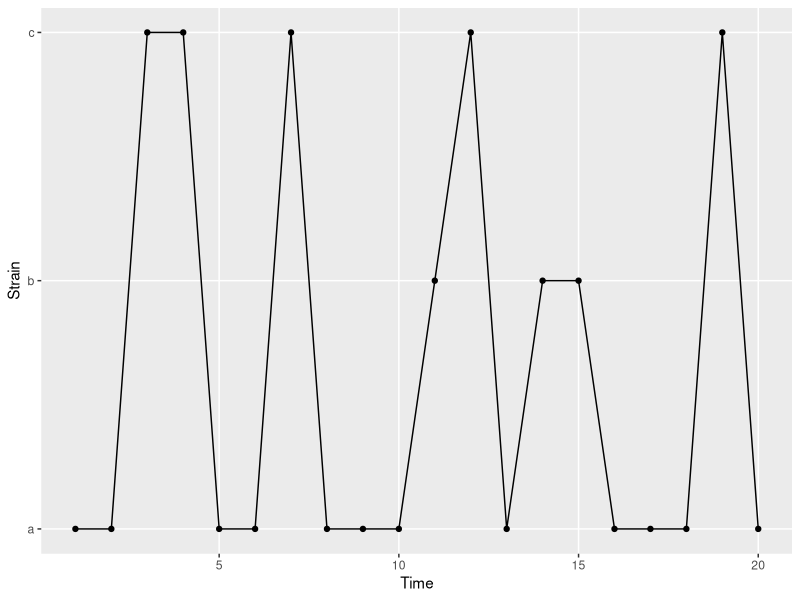
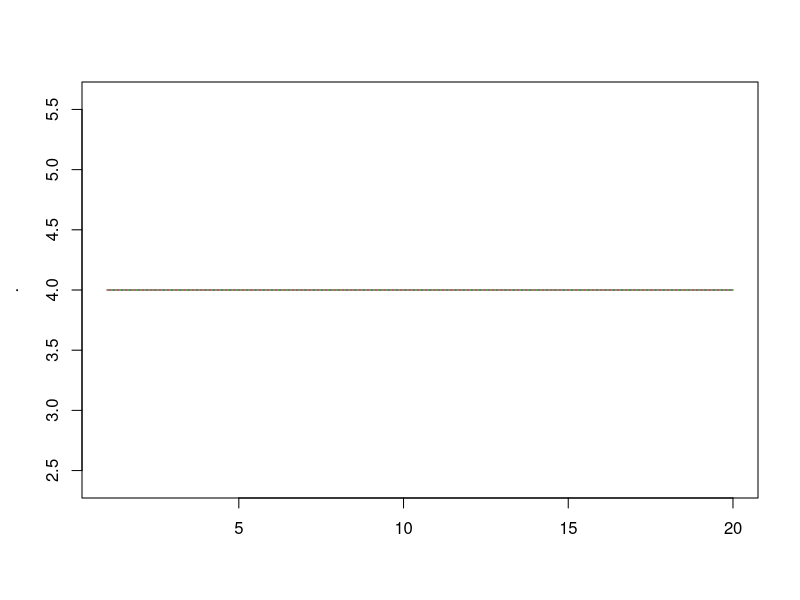
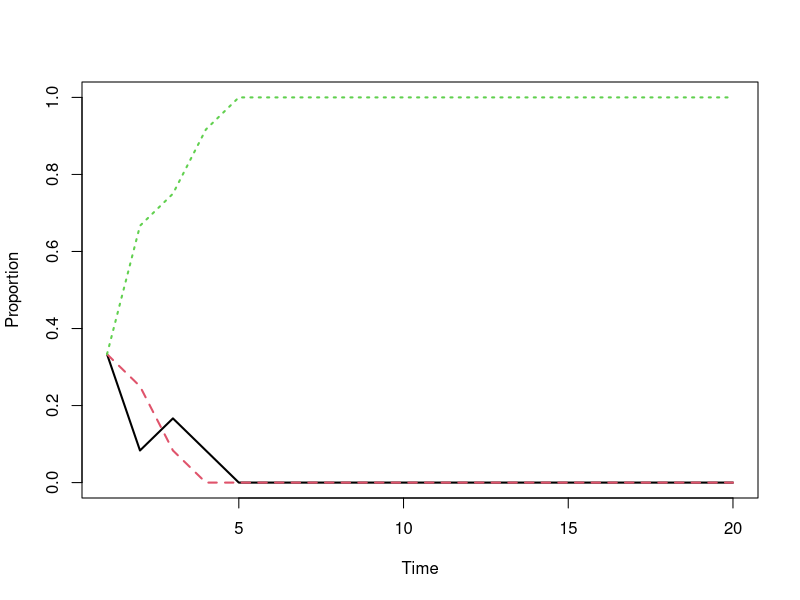

Reproduce these figures in R, in order.
## ---- chunk 1
library(ggplot2)
library(testthat)
knitr::opts_chunk$set(cache = FALSE, fig.width = 7, fig.height = 4, 
                      out.extra = '', out.width = "0.6\\textwidth",
                      fig.align='center')
## ---- chunk 2
set.seed(01011885)
## ---- chunk 3
N <- 12 # infected individuals
t <- 20 # study length
# create the matrix to store the simulation data
I <- matrix(data = NA, nrow = t, ncol = N)

# Initialise the population at t = 1 with a fixed configuration
I[1,] <- rep(x = c("a", "b", "c"), length.out = N)

# At each time step, everyone is re-infected 
#   by someone from the previous time step.
for(t in seq(2, t)){
  I[t,] <- sample(x = I[t-1,], size = N)
}
## ---- chunk 4
library(ggplot2)
d1 <- data.frame(time = seq(t), strain = (I[, 1]), stringsAsFactors = TRUE)
ggplot(d1, aes(time, as.numeric(strain))) +
  geom_path() +
  geom_point() +
  scale_y_continuous(breaks = seq(3), labels = c('a', 'b', 'c')) +
  labs(y = 'Strain', x = 'Time') +
  theme(panel.grid.minor = element_blank())
## ---- chunk 5
apply(I, 1, function(x) table(factor(x, levels = c("a", "b", "c")))) %>% t %>% matplot(type = 'l')
## ---- chunk 6
N <- 12
t <- 20

I <- matrix(data = NA, nrow = t, ncol = N)

I[1,] <- rep(x = c("a", "b", "c"), length.out = N)

for(t in seq(2, t)){
  I[t,] <- sample(x = I[t-1,], size = N, replace = TRUE)
}
## ---- chunk 7
(apply(I, 1, function(x) table(factor(x, levels = c("a", "b", "c")))) / N) %>% 
  t %>% 
  matplot(type = 'l', xlab = 'Time', ylab = 'Proportion', lwd = 2)
## ---- chunk 8
initialisePop <- function(t, N, strains = 3){
  I <- matrix(data = NA, nrow = t, ncol = N)
  I[1,] <- rep(x = letters[1:strains], length.out = N)
  return(I)
}

updatePop <- function(x, t, N){
  x[t,] <- sample(x = x[t-1,], size = N, replace = TRUE)
  return(x)
}
## ---- chunk 9
pop1 <- initialisePop(t = 2, N = 3, strain = 2) 
expect_equal(pop1[1,], c("a", "b", "a"))

pop2 <- initialisePop(t = 2, N = 3, strain = 3) 
expect_equal(pop2[1,], c("a", "b", "c"))

pop3 <- initialisePop(t = 2, N = 4, strain = 2) 
expect_equal(pop3[1,], c("a", "b", "a", "b"))
## ---- chunk 10
pop1 <- initialisePop(t = 2, N = 3, strain = 3) 
expect_equal(dim(pop1), c(2, 3))

pop2 <- initialisePop(t = 6, N = 3, strain = 3) 
expect_equal(dim(pop2), c(6, 3))

pop3 <- initialisePop(t = 2, N = 20, strain = 3) 
expect_equal(dim(pop3), c(2, 20))

pop4 <- initialisePop(t = 2, N = 10, strain = 5) 
expect_equal(length(unique(pop4[1,])), 5)
## ---- chunk 11
pop1 <- initialisePop(t = 20, N = 12) 
# expect all except the first row are NAs
expect_true(all(is.na(pop1[-1,]))) 
# expect all 3 strains at t = 1
expect_true(all(c("a", "b", "c") %in% pop1[1,])) 

pop2 <- updatePop(pop1, t = 2, N = 12)
# after update expect 1st & 2nd row not to have NAs
expect_true(all(!is.na(pop2[1:2,]))) 
## ---- chunk 12
fullSim <- function(t, N){
  pop <- initialisePop(t, N) 
  for(i in seq(2, t)){
    pop <- updatePop(pop, i, N)
  }
  return(pop)
}
## ---- chunk 13
pop <- fullSim(t = 12, N = 20)
expect_true(!any(is.na(pop))) # expect no NAs
# expect all 3 strains contained within
expect_true(all(pop %in% c("a", "b", "c"))) 
## ---- chunk 14
chooseInfector <- function(N){
  sample(x = N, size = N, replace = TRUE)
}

newInfectionStatus <- function(old_status, infector_strain){
  old_status[events]
}

addInfectionStatus <- function(x, t, new_status){
  x[t,] <- new_status
}

updatePopCombined <- function(x, t, N){
  infector_strain <- chooseInfector(N)
  new_status <- newInfectionStatus(x[t-1,], infector_strain)
  x[t,] <- addInfectionStatus(x, t, new_status)
  return(x)
}
## ---- chunk 15
pop <- initialisePop(t = 2, N = 3, strain = 1) 
pop <- updatePop(pop, t = 2, N = 3)
expect_equal(pop[1,], pop[2,])
## ---- chunk 16
# Collapse each draw into a single string to make comparisons easier.
manyPops <- replicate(300, paste0(chooseInfector(2), collapse = ""))
expect_true(all(manyPops %in% c("11", "12", "21", "22")))
## ---- chunk 17
set.seed(10261985)
n <- 1e3
infector_strain <- chooseInfector(n)
expect_true(any(duplicated(infector_strain)))

(1 - (1 / n)) ^ choose(n, 2) # probability of failing
## ---- chunk 18
set.seed(11121955)
manySims <- replicate(100, fullSim(t = 30, N = 40), simplify = FALSE)

expect_true(all(sapply(manySims, function(x) length(unique(apply(x, 1, table))) > 1)))
## ---- chunk 19
expect_error(pop <- fullSim(t = 1:100, N = 4))
